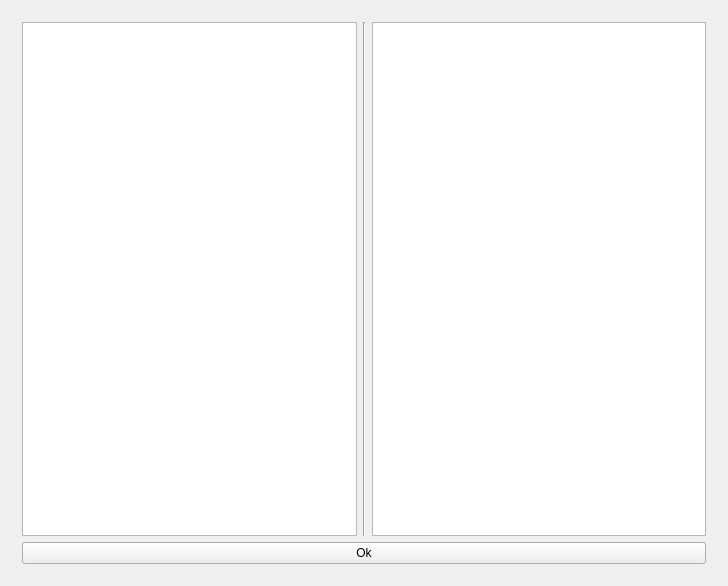
<?xml version="1.0" encoding="UTF-8"?>
<ui version="4.0">
 <class>MainWindow</class>
 <widget class="QMainWindow" name="MainWindow">
  <property name="geometry">
   <rect>
    <x>0</x>
    <y>0</y>
    <width>728</width>
    <height>586</height>
   </rect>
  </property>
  <property name="windowTitle">
   <string>MainWindow</string>
  </property>
  <widget class="QWidget" name="centralWidget">
   <layout class="QGridLayout" name="gridLayout">
    <item row="0" column="1">
     <widget class="QStackedWidget" name="stackedWidget">
      <property name="currentIndex">
       <number>3</number>
      </property>
      <widget class="QWidget" name="page">
       <layout class="QGridLayout" name="gridLayout_2">
        <item row="1" column="1">
         <widget class="QSpinBox" name="spinBoxSeconds">
          <property name="minimum">
           <number>1</number>
          </property>
          <property name="maximum">
           <number>10</number>
          </property>
          <property name="value">
           <number>5</number>
          </property>
         </widget>
        </item>
        <item row="7" column="0" colspan="2">
         <widget class="QPushButton" name="pushButtonStart">
          <property name="text">
           <string>Начать</string>
          </property>
         </widget>
        </item>
        <item row="1" column="0">
         <widget class="QLabel" name="label">
          <property name="text">
           <string>Секунды</string>
          </property>
         </widget>
        </item>
        <item row="6" column="0" colspan="2">
         <widget class="QGroupBox" name="groupBox">
          <property name="title">
           <string>Представление</string>
          </property>
          <property name="flat">
           <bool>false</bool>
          </property>
          <property name="checkable">
           <bool>false</bool>
          </property>
          <layout class="QVBoxLayout" name="verticalLayout">
           <item>
            <widget class="QRadioButton" name="radioButtonRoman">
             <property name="text">
              <string>Римские цифры</string>
             </property>
             <property name="checked">
              <bool>true</bool>
             </property>
            </widget>
           </item>
           <item>
            <widget class="QRadioButton" name="radioButtonPictures">
             <property name="text">
              <string>Пиктограммы</string>
             </property>
            </widget>
           </item>
          </layout>
         </widget>
        </item>
        <item row="5" column="1">
         <widget class="QSpinBox" name="spinBoxDigitNumber">
          <property name="minimum">
           <number>1</number>
          </property>
          <property name="maximum">
           <number>9</number>
          </property>
          <property name="value">
           <number>5</number>
          </property>
         </widget>
        </item>
        <item row="5" column="0">
         <widget class="QLabel" name="label_2">
          <property name="text">
           <string>Количество цифр</string>
          </property>
         </widget>
        </item>
        <item row="8" column="0" colspan="2">
         <spacer name="verticalSpacer">
          <property name="orientation">
           <enum>Qt::Vertical</enum>
          </property>
          <property name="sizeHint" stdset="0">
           <size>
            <width>20</width>
            <height>40</height>
           </size>
          </property>
         </spacer>
        </item>
       </layout>
      </widget>
      <widget class="QWidget" name="page_2">
       <layout class="QGridLayout" name="gridLayout_3">
        <item row="1" column="0">
         <widget class="QLabel" name="label_3">
          <property name="text">
           <string>TextLabel</string>
          </property>
         </widget>
        </item>
        <item row="3" column="0">
         <widget class="QLabel" name="label_5">
          <property name="text">
           <string>TextLabel</string>
          </property>
         </widget>
        </item>
        <item row="9" column="0">
         <widget class="QLabel" name="label_11">
          <property name="text">
           <string>TextLabel</string>
          </property>
         </widget>
        </item>
        <item row="6" column="0">
         <widget class="QLabel" name="label_8">
          <property name="text">
           <string>TextLabel</string>
          </property>
         </widget>
        </item>
        <item row="0" column="0">
         <widget class="QLabel" name="labelTimer">
          <property name="font">
           <font>
            <pointsize>16</pointsize>
           </font>
          </property>
          <property name="text">
           <string>0</string>
          </property>
          <property name="alignment">
           <set>Qt::AlignCenter</set>
          </property>
         </widget>
        </item>
        <item row="2" column="0">
         <widget class="QLabel" name="label_4">
          <property name="text">
           <string>TextLabel</string>
          </property>
         </widget>
        </item>
        <item row="4" column="0">
         <widget class="QLabel" name="label_6">
          <property name="text">
           <string>TextLabel</string>
          </property>
         </widget>
        </item>
        <item row="8" column="0">
         <widget class="QLabel" name="label_10">
          <property name="text">
           <string>TextLabel</string>
          </property>
         </widget>
        </item>
        <item row="5" column="0">
         <widget class="QLabel" name="label_7">
          <property name="text">
           <string>TextLabel</string>
          </property>
         </widget>
        </item>
        <item row="10" column="0">
         <widget class="QLabel" name="label_12">
          <property name="text">
           <string>TextLabel</string>
          </property>
         </widget>
        </item>
        <item row="7" column="0">
         <widget class="QLabel" name="label_9">
          <property name="text">
           <string>TextLabel</string>
          </property>
         </widget>
        </item>
        <item row="11" column="0">
         <spacer name="verticalSpacer_3">
          <property name="orientation">
           <enum>Qt::Vertical</enum>
          </property>
          <property name="sizeHint" stdset="0">
           <size>
            <width>20</width>
            <height>40</height>
           </size>
          </property>
         </spacer>
        </item>
       </layout>
      </widget>
      <widget class="QWidget" name="page_3">
       <layout class="QGridLayout" name="gridLayout_4">
        <item row="6" column="0">
         <widget class="QCheckBox" name="checkBox_7">
          <property name="text">
           <string>CheckBox</string>
          </property>
         </widget>
        </item>
        <item row="7" column="0">
         <widget class="QCheckBox" name="checkBox_8">
          <property name="text">
           <string>CheckBox</string>
          </property>
         </widget>
        </item>
        <item row="8" column="0">
         <widget class="QCheckBox" name="checkBox_9">
          <property name="text">
           <string>CheckBox</string>
          </property>
         </widget>
        </item>
        <item row="9" column="0">
         <widget class="QCheckBox" name="checkBox_10">
          <property name="text">
           <string>CheckBox</string>
          </property>
         </widget>
        </item>
        <item row="10" column="0">
         <widget class="QPushButton" name="okPushButton">
          <property name="text">
           <string>Ok</string>
          </property>
         </widget>
        </item>
        <item row="1" column="0">
         <widget class="QCheckBox" name="checkBox_2">
          <property name="text">
           <string>CheckBox</string>
          </property>
         </widget>
        </item>
        <item row="3" column="0">
         <widget class="QCheckBox" name="checkBox_4">
          <property name="text">
           <string>CheckBox</string>
          </property>
         </widget>
        </item>
        <item row="0" column="0">
         <widget class="QCheckBox" name="checkBox">
          <property name="text">
           <string>CheckBox</string>
          </property>
         </widget>
        </item>
        <item row="2" column="0">
         <widget class="QCheckBox" name="checkBox_3">
          <property name="text">
           <string>CheckBox</string>
          </property>
         </widget>
        </item>
        <item row="5" column="0">
         <widget class="QCheckBox" name="checkBox_6">
          <property name="text">
           <string>CheckBox</string>
          </property>
         </widget>
        </item>
        <item row="4" column="0">
         <widget class="QCheckBox" name="checkBox_5">
          <property name="text">
           <string>CheckBox</string>
          </property>
         </widget>
        </item>
        <item row="11" column="0">
         <spacer name="verticalSpacer_2">
          <property name="orientation">
           <enum>Qt::Vertical</enum>
          </property>
          <property name="sizeHint" stdset="0">
           <size>
            <width>20</width>
            <height>40</height>
           </size>
          </property>
         </spacer>
        </item>
       </layout>
      </widget>
      <widget class="QWidget" name="page_4">
       <layout class="QGridLayout" name="gridLayout_5">
        <item row="0" column="2">
         <widget class="QPlainTextEdit" name="textEditSelected"/>
        </item>
        <item row="0" column="0">
         <widget class="QPlainTextEdit" name="textEditWas"/>
        </item>
        <item row="0" column="1">
         <widget class="Line" name="line">
          <property name="orientation">
           <enum>Qt::Vertical</enum>
          </property>
         </widget>
        </item>
        <item row="1" column="0" colspan="3">
         <widget class="QPushButton" name="ok2PushButton">
          <property name="text">
           <string>Ok</string>
          </property>
         </widget>
        </item>
       </layout>
      </widget>
     </widget>
    </item>
   </layout>
  </widget>
 </widget>
 <layoutdefault spacing="6" margin="11"/>
 <resources/>
 <connections/>
</ui>
